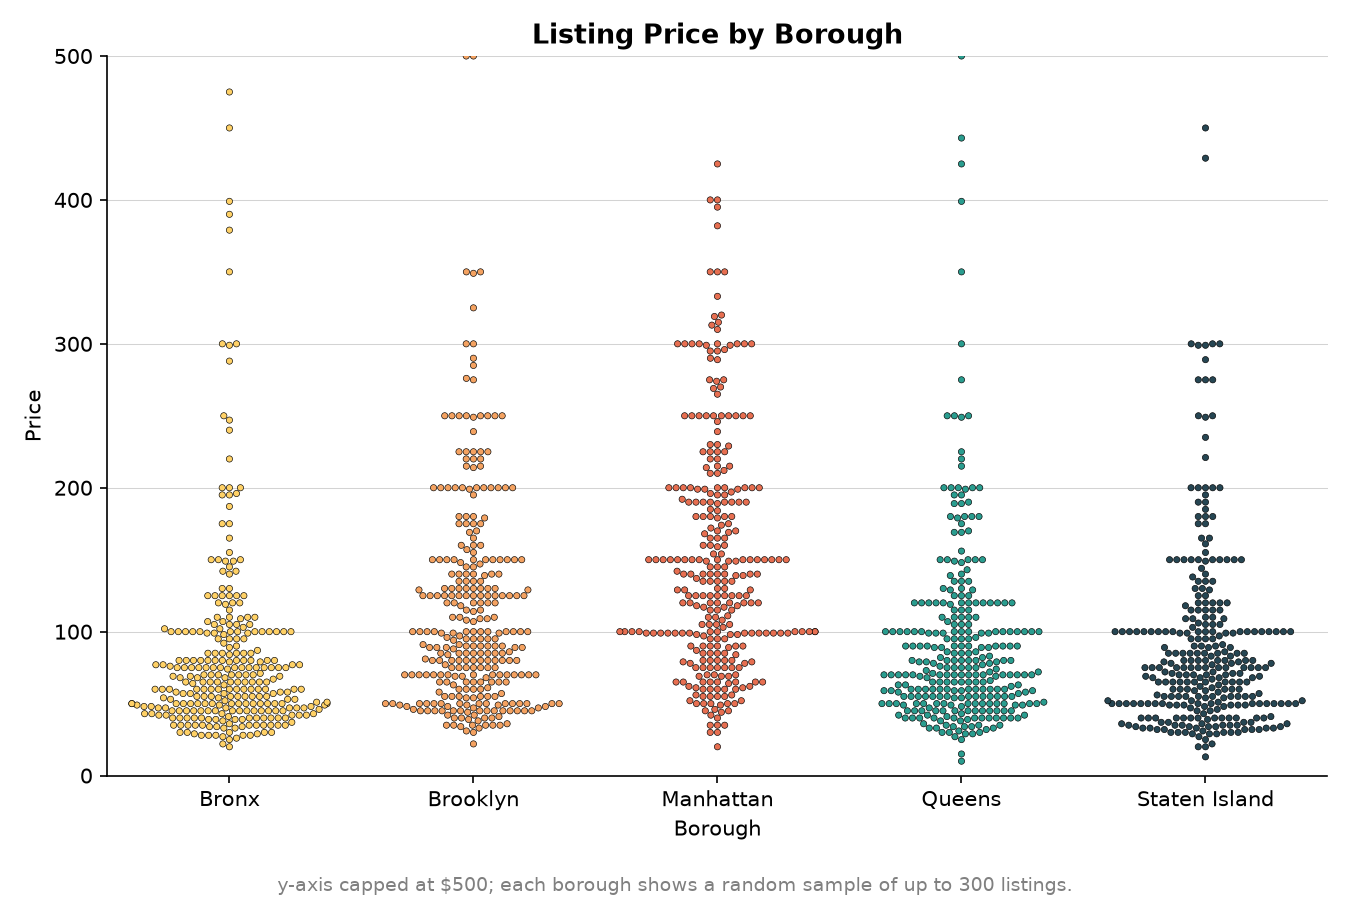

Write Python code to recreate this figure.
"""Beeswarm plot of listing price by borough (unsorted, fixed category order)."""

from pathlib import Path

import matplotlib.pyplot as plt
import pandas as pd
import seaborn as sns

SCRIPT_DIR = Path(__file__).resolve().parent
CSV_PATH = SCRIPT_DIR.parent / "AB_NYC_2019 - 2 Col.csv"
GROUP_COL = "neighbourhood_group"
VALUE_COL = "price"

GROUP_ORDER = ["Bronx", "Brooklyn", "Manhattan", "Queens", "Staten Island"]

GROUP_COLORS = {
    "Bronx": "#FFD166",
    "Brooklyn": "#F4A261",
    "Manhattan": "#E76F51",
    "Queens": "#2A9D8F",
    "Staten Island": "#264653",
}

PRICE_CAP = 500  # y-axis cap; a small number of listings above this are excluded
SAMPLE_PER_GROUP = 300  # a true beeswarm can't legibly place tens of thousands of points
RANDOM_STATE = 0


def load_data():
    df = pd.read_csv(CSV_PATH)
    df = df[[GROUP_COL, VALUE_COL]].dropna()
    df = df[(df[VALUE_COL] > 0) & (df[VALUE_COL] <= PRICE_CAP)]
    return df


def main():
    df = load_data()

    sampled = pd.concat(
        df[df[GROUP_COL] == group].sample(
            min((df[GROUP_COL] == group).sum(), SAMPLE_PER_GROUP), random_state=RANDOM_STATE
        )
        for group in GROUP_ORDER
    )

    fig, ax = plt.subplots(figsize=(9, 6))

    sns.swarmplot(
        data=sampled,
        x=GROUP_COL,
        y=VALUE_COL,
        order=GROUP_ORDER,  # fixed category order, not sorted by price/count
        hue=GROUP_COL,
        hue_order=GROUP_ORDER,
        palette=GROUP_COLORS,
        size=3,
        edgecolor="black",
        linewidth=0.3,
        legend=False,
        ax=ax,
    )

    ax.set_xlabel("Borough")
    ax.set_ylabel("Price")
    ax.set_ylim(0, PRICE_CAP)
    ax.set_title("Listing Price by Borough", fontsize=13, fontweight="bold")

    ax.spines["top"].set_visible(False)
    ax.spines["right"].set_visible(False)
    ax.grid(axis="y", color="lightgray", linewidth=0.5, zorder=0)
    ax.set_axisbelow(True)

    fig.text(
        0.5,
        0.01,
        f"y-axis capped at ${PRICE_CAP}; each borough shows a random sample of up to {SAMPLE_PER_GROUP} listings.",
        ha="center",
        fontsize=9,
        color="gray",
    )

    fig.tight_layout(rect=(0, 0.04, 1, 1))
    fig.savefig(SCRIPT_DIR / "beeswarm-basic.png", dpi=150)
    plt.show()


if __name__ == "__main__":
    main()
